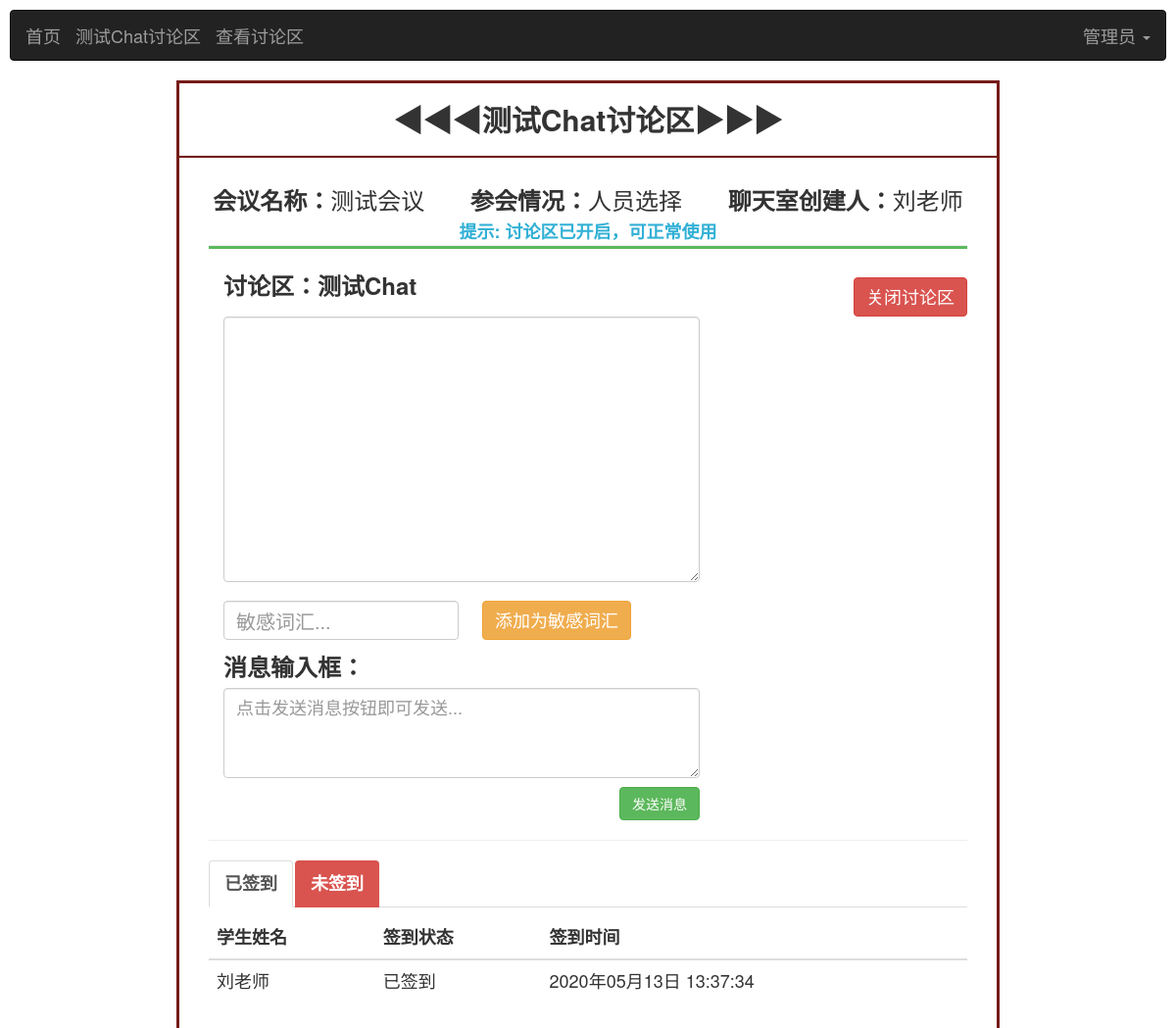
/chat/chatRoom/1/36/36/0 (signed in), run on the app's committed database.
### chat/models.py (models this page shows, shortened)
class Chat(models.Model):
    CHAT_START = (
        (1, "开启"),
        (0, "关闭"),
    )
    chat_user=models.ForeignKey(User,on_delete=models.CASCADE,default="",verbose_name='讨论区创建者')
    chat_name= models.CharField("讨论区名称",max_length=100)
    meeting=models.ForeignKey(Meeting,on_delete=models.CASCADE,default="",verbose_name='讨论区的会议')
    chat_start=models.IntegerField("讨论区开启标志",default=0,choices=CHAT_START)
    create_date=models.DateTimeField("讨论区创建时间",default=timezone.now)#新增时自动获取当前日期
    class Meta:
        verbose_name = '讨论区'#模型类的名字
        verbose_name_plural = '讨论区'#模型类名字的复数形式，且优先显示

### base/models.py (models this page shows, shortened)
class User(AbstractUser):#继承内置模型User，并在User的基础上添加新字段
    USER_TYPE = (
        (0, "学生"),
        (1, "老师"),
        (2, "管理员"),#需根据user_type的字段类型进行设置
    )
    name = models.CharField('姓名', max_length=50,default='')
    introduce = models.TextField('简介', default='什么都没留下...')
    photo = models.ImageField('头像', blank=True, upload_to='images/user/')
    user_type = models.IntegerField('身份标识(0:学生/1:老师/2:管理员)',default=0,choices=USER_TYPE)
    user_banji=models.ForeignKey(Banji,on_delete=models.CASCADE, null=True,blank=True,verbose_name='用户班级')
    user_major=models.ForeignKey(Major,on_delete=models.CASCADE,null=True,blank=True,verbose_name='用户专业')

class Banji(models.Model):
    banji_name = models.CharField(default='',max_length=50, unique=True)
    banji_major = models.ForeignKey(Major, on_delete=models.CASCADE, null=False,verbose_name='班级的专业')
    class Meta:
        verbose_name = '班级'  # 模型类的名字
        verbose_name_plural = '班级'  # 模型类名字的复数形式，且优先显示

### meeting/models.py (models this page shows, shortened)
class Meeting(models.Model):
    meeting_name= models.CharField("会议名字",max_length=50)
    meeting_theme=models.CharField("会议主题",default="",max_length=50)
    meeting_user=models.ForeignKey(User,on_delete=models.CASCADE,null=False,verbose_name='会议发布者')
    meeting_banji=models.ForeignKey(Banji,on_delete=models.CASCADE,null=False,verbose_name='会议的班级')
    meeting_file=models.FileField("上传文件",blank=True,upload_to='upload/files/')
    filename=models.CharField("文件名",default="",max_length=50)
    filesize=models.IntegerField("文件大小",null=True,blank=True)
    create_date=models.DateTimeField("会议创建时间",default=timezone.now)#新增时自动获取当前日期
    class Meta:
        verbose_name = '会议'#模型类的名字
        verbose_name_plural = '会议'#模型类名字的复数形式，且优先显示

class Attendee(models.Model):
    SIGN_TYPE = (
        (0, "未签到"),
        (1, "已签到"),
    )
    user=models.ForeignKey(User,on_delete=models.CASCADE,default="",verbose_name='参会人员')
    meeting=models.ForeignKey(Meeting,on_delete=models.CASCADE,default="",verbose_name='会议')
    sign=models.IntegerField("签到0：未签到/1：已签到",default=0,choices=SIGN_TYPE)
    sign_date=models.DateTimeField("签到时间",default=timezone.now)
    class Meta:
        verbose_name = '会议签到'#模型类的名字
        verbose_name_plural = '会议签到'#模型类名字的复数形式，且优先显示

### chat/views.py (the view, shortened to what this page needs)
# urls.py: path('chatRoom/<int:id>/<int:chat_id>/<room_name>/<int:type>', chatRoomView, name='chatRoom'),
@login_required(login_url='/')
def chatRoomView(request,id, chat_id,room_name,type):
    user = User.objects.get(id=id)
    sentitiveWords=SensitiveWords.objects.values_list('word',flat=True)
    keyWords=list(sentitiveWords)
    result=False
    records=[]
    if type == 0:#讨论区
        chat=Chat.objects.get(id=chat_id)
        meeting = Meeting.objects.get(id=chat.meeting_id)
        banji = Banji.objects.get(id=meeting.meeting_banji_id)
        result = False
        if user.user_type == 0:  # 获取学生用户的签到状态信息
            attend = Attendee.objects.filter(user_id=user.id, meeting_id=chat.meeting_id)
            if not attend.exists():
                result = True  # 学生未签到
        else:  # 老师用户，获取该会议下已签到的用户信息，除了老师自己
            attends = Attendee.objects.filter(meeting_id=meeting.id).exclude(user_id=user.id).order_by('-sign_date').distinct()
            students=[]
            if banji.id==0:#选择人员类型的会议
                chooseStudents=ChooseStudent.objects.filter(meeting_id=meeting.id,choose=1)
                if chooseStudents.exists():
                    for choose in chooseStudents:
                        student=User.objects.get(id=choose.user_id)
                        students.append(student)
            else:
                students = list(User.objects.filter(user_banji_id=banji.id).order_by('id').distinct())
            res = []  # 未签到学生记录
            if chat.chat_start == 0:  # 讨论区还未开启
                res = students
            else:
                if not attends.exists():
                    res =students
                else:
                    for student in students:
                        for attend in attends:
                            if not student.id == attend.user_id:
                                res.append(student)
    else:#闲聊区
        chatArea=ChatArea.objects.get(id=chat_id)
    return render(request, 'chatRoom.html', locals())

### templates/chatRoom.html (shortened to what this page needs)
<!DOCTYPE html>
<html>
<head>
    {% load staticfiles %}
    <link rel="stylesheet" href="https://cdn.staticfile.org/twitter-bootstrap/3.3.7/css/bootstrap.min.css">
</head>
<body>
<div style="margin: 10px">
    <nav class="navbar navbar-inverse" role="navigation">
        <div class="container-fluid">
            <div class="navbar-header">
                <a class="navbar-brand" href="{% url 'index:index' id 1 %}">首页</a>
            </div>
            {% if type == 0 %}
                <div class="navbar-header">
                    <a class="navbar-brand"
                       href="{% url 'chat:chatRoom' id chat_id room_name type %}">{{ chat.chat_name }}讨论区</a>
                </div>
            {% else %}
                <div class="navbar-header">
                    <a class="navbar-brand"
                       href="{% url 'chat:chatRoom' id chat_id room_name type %}">{{ chatArea.chat_name }}闲聊区</a>
                </div>
            {% endif %}
            {% if type == 0 %}
                <div class="navbar-header">
                    <a class="navbar-brand" href="{% url 'chat:checkChat' id 1 %}">查看讨论区</a>
                </div>
            {% else %}
                <div class="navbar-header">
                    <a class="navbar-brand" href="{% url 'chat:checkChatArea' id 1 %}">查看闲聊区</a>
                </div>
            {% endif %}
            <div>
                <ul class="nav navbar-nav navbar-right">
                    <li class="dropdown">
                        <a href="" class="dropdown-toggle" data-toggle="dropdown" style="font-size: 18px">
                            {% if user.name == "" %}
                                {{ user.username }}
                            {% else %}
                                {{ user.name }}
                            {% endif %}
                            <b class="caret"></b>
                        </a>
                    </li>
                </ul>
            </div>
        </div>
    </nav>
</div>
<br/>
<main style="margin-top:-20px;margin-bottom: 20px;margin-left: 180px;margin-right: 180px;border: solid;border-color: #761c19">
    <div class="infosbox">
        {% if type == 0 %}
            <h2 style="text-align: center"><strong>◀◀◀{{ chat.chat_name }}讨论区▶▶▶</strong></h2>
        {% endif %}
        <hr style="background-color:#761c19;height: 2px">
        <div style="margin: 30px">
            {% if type == 0 %}
                <h3 style="text-align: center"><strong>会议名称：</strong>{{ chat.meeting.meeting_name }}&nbsp&nbsp&nbsp&nbsp&nbsp&nbsp
                    <strong>参会情况：</strong>{{ chat.meeting.meeting_banji.banji_name }}&nbsp&nbsp&nbsp&nbsp&nbsp&nbsp
                    <strong>聊天室创建人：</strong>{{ chat.chat_user.name }}</h3>
                {% if chat.chat_start == 0 %}
                    <h4 style="text-align: center;color: #e38d13 ;font-weight: bold">提示: 讨论区开启后才可正常使用</h4>
                {% else %}
                    <h4 style="text-align: center;color: #31b0d5 ;font-weight: bold">提示: 讨论区已开启，可正常使用</h4>
                {% endif %}
                <hr style="height: 3px;margin-top:-7px;background-color: #5cb85c">
            {% endif %}
            {% if type == 0 %}
                {% if user.user_type == 0 %}
                    <label for="content" style="margin-left:15px;font-size: x-large">讨论区：{{ chat.chat_name }}</label>
                    {% if chat.chat_start == 0 %}
                        <a href="#">
                            <button disabled="disabled" type="button" class="btn btn-warning"
                                    style="float: right;margin-left: 1000px;margin-top:-30px; font-size: large">签到
                            </button>
                        </a>
                    {% else %}
                        {% if result %}
                            <a href="{% url 'chat:signChat' id chat_id %}">
                                <button type="button" class="btn btn-warning"
                                        style="float: right;margin-left: 1000px;margin-top:-30px; font-size: large">签到
                                </button>
                            </a>
                        {% else %}
                            <a href="#">
                                <button type="button" class="btn btn-info"
                                        style="float: right;margin-left: 1000px;margin-top:-30px; font-size: large">已签到
                                </button>
                            </a>
                        {% endif %}
                    {% endif %}
                {% else %}
                    <label for="content" style="margin-left:15px;font-size: x-large">讨论区：{{ chat.chat_name }}</label>
                    {% if chat.chat_start == 0 %}
                        <a href="{% url 'chat:openChat' id chat.id %}">
                            <button type="button" class="btn btn-info"
                                    style="float: right;margin-left: 1000px;margin-top:-30px; font-size: large">开启讨论区
                            </button>
                        </a>
                    {% else %}
                        <a href="{% url 'chat:closeChat' id chat.id %}">
                            <button type="button" class="btn btn-danger"
                                    style="float: right;margin-left: 1000px;margin-top:-30px; font-size: large">关闭讨论区
                            </button>
                        </a>
                    {% endif %}
                {% endif %}
            {% endif %}
            <div class="col-sm-8">
                <textarea id="chatRoom" style="font-size: large" class="form-control"
                          rows="10"></textarea>
            </div>
            <br><br><br><br><br><br><br><br><br><br><br><br><br><br>
            {% if type == 0 %}
                <br>
            {% endif %}
            {% if user.user_type != 0 %}
                <form class="form-inline" action="" method="post" name="addWords"
                      onsubmit="return Check(document.addWords)">
                    <p>
                    <div class="form-group">
                        <input id="sentitiveWord" name="sentitiveWord" class="form-control" type="text"
                               style="margin-left: 15px;width:240px;height: 40px;font-size: 20px" placeholder="敏感词汇...">
                    </div>
                    <button id="button" type="submit" class="btn btn-warning"
                            style="margin-left: 20px;font-size:18px">添加为敏感词汇
                    </button>
                    </p>
                </form>
            {% endif %}
            <div class="col-sm-8">
                <label style="font-size: x-large">消息输入框：</label>
                <textarea id="input" style="font-size: large" class="form-control"
                          rows="3" placeholder="点击发送消息按钮即可发送..."></textarea>
            </div>
            <br/><br/><br/><br/>
            {% if type == 0 %}
                {% if chat.chat_start == 1 %}
                    <button id="submit" style="margin-left: -97px; margin-top: 60px" type="submit"
                            class="btn btn-success">
                        发送消息
                    </button>
                {% else %}
                    <button disabled="disabled" id="submit" style="margin-left: -97px; margin-top: 60px"
                            type="submit"
                            class="btn btn-success">
                        发送消息
                    </button>
                {% endif %}
            {% endif %}
            <hr>
            {% if type == 0 %}
                {% if user.user_type != 0 %}
                    <ul id="myTab" class="nav nav-tabs">
                        <li class="active">
                            <a href="#yes" data-toggle="tab" class="btn-success"
                               style="font-size: large;font-weight: bold">已签到</a>
                        </li>
                        <li>
                            <a href="#no" data-toggle="tab" class="btn-danger"
                               style="font-size: large;font-weight: bold">未签到</a>
                        </li>
                    </ul>
                    <div id="myTabContent" class="tab-content">
                        <div class="tab-pane fade in active" id="yes">
                            <p>
                            <table class="table table-hover">
                                <thead>
                                <tr style="font-size: large">
                                    <th>学生姓名</th>
                                    <th>签到状态</th>
                                    <th>签到时间</th>
                                </tr>
                                </thead>
                                <tbody>
                                {% for attend in attends %}
                                    <tr style="font-size: large">
                                        <td>{{ attend.user.name }}</td>
                                        <td>已签到</td>
                                        <td>{{ attend.sign_date|date:"Y年m月d日 H:i:s" }}</td>
                                    </tr>
                                {% endfor %}
                                </tbody>
                            </table>
                            </p>
                        </div>
                    </div>
                {% endif %}
            {% endif %}
        </div>
    </div>
</main>
</body>
</html>

### data on the page
Chat: chat_name "测试Chat", meeting.meeting_name "测试会议", meeting.meeting_banji.banji_name "人员选择", chat_user.name "刘老师"
User: name "管理员"
Attendee: user.name "刘老师", sign_date "2020年05月13日 13:37:34"
